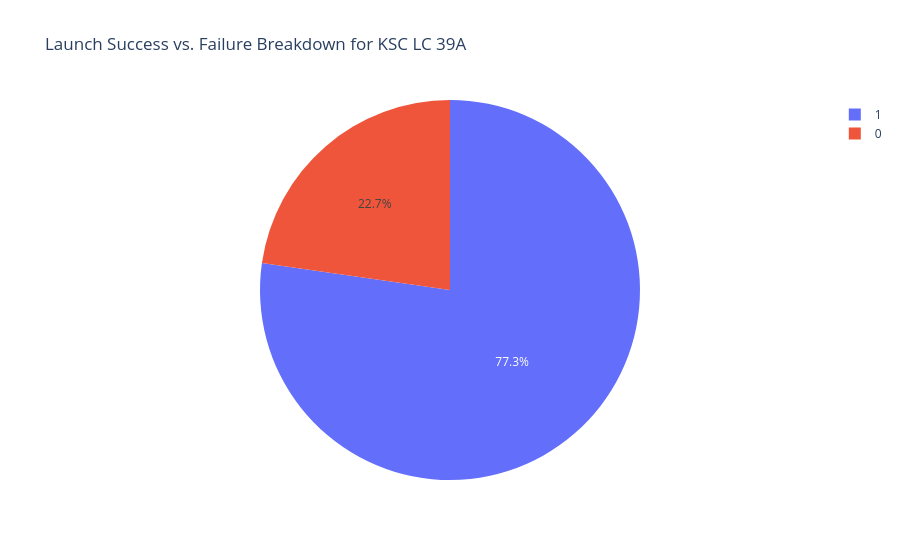

This figure's notebook cell:
### Code cell
import plotly.express as px
import pandas as pd

# 1. Automatically find the launch site with the highest average success ratio (Class = 1)
success_ratios = df.groupby('LaunchSite')['Class'].mean().reset_index()
top_site = success_ratios.loc[success_ratios['Class'].idxmax()]['LaunchSite']
print(f"The launch site with the highest success ratio is: {top_site}")

# 2. Filter the dataframe for this top-performing launch site
top_site_df = df[df['LaunchSite'] == top_site]

# 3. Create a pie chart showing the count of successes (1) versus failures (0)
fig = px.pie(
    top_site_df, 
    names='Class', 
    title=f'Launch Success vs. Failure Breakdown for {top_site}'
)
fig.show()

### Figure 1 — Plotly figure (JSON) as saved in the notebook; plotly's stock layout.template omitted (floating-point values rounded to 4 significant figures)
{"data": [{"domain": {"x": [0, 1], "y": [0, 1]}, "hovertemplate": "Class=%{label}<extra></extra>", "labels": [1, 0, 1, 1, 0, 1, 1, 0, 1, 1, 1, 1, 1, 1, 1, 0, 0, 1, 1, 1, 1, 1], "legendgroup": "", "name": "", "showlegend": true, "type": "pie"}], "layout": {"legend": {"tracegroupgap": 0}, "title": {"text": "Launch Success vs. Failure Breakdown for KSC LC 39A"}}}
